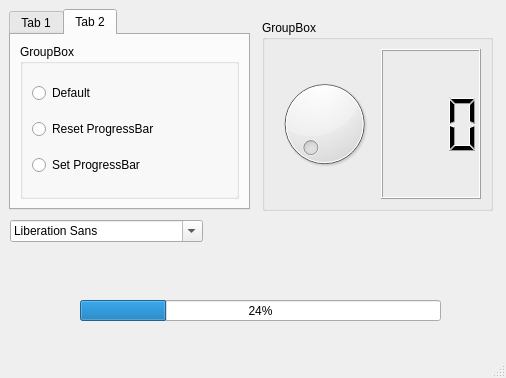
<?xml version="1.0" encoding="UTF-8"?>
<ui version="4.0">
 <class>MainWindow</class>
 <widget class="QMainWindow" name="MainWindow">
  <property name="geometry">
   <rect>
    <x>0</x>
    <y>0</y>
    <width>506</width>
    <height>378</height>
   </rect>
  </property>
  <property name="windowTitle">
   <string>MainWindow</string>
  </property>
  <widget class="QWidget" name="centralwidget">
   <widget class="QProgressBar" name="progressBar">
    <property name="geometry">
     <rect>
      <x>80</x>
      <y>300</y>
      <width>361</width>
      <height>21</height>
     </rect>
    </property>
    <property name="value">
     <number>24</number>
    </property>
   </widget>
   <widget class="QTabWidget" name="Tab2">
    <property name="geometry">
     <rect>
      <x>9</x>
      <y>9</y>
      <width>241</width>
      <height>201</height>
     </rect>
    </property>
    <property name="currentIndex">
     <number>1</number>
    </property>
    <widget class="QWidget" name="tab">
     <attribute name="title">
      <string>Tab 1</string>
     </attribute>
     <widget class="QWidget" name="">
      <property name="geometry">
       <rect>
        <x>0</x>
        <y>0</y>
        <width>481</width>
        <height>311</height>
       </rect>
      </property>
      <layout class="QVBoxLayout" name="verticalLayout">
       <item>
        <widget class="QDateEdit" name="dateEdit">
         <property name="alignment">
          <set>Qt::AlignCenter</set>
         </property>
        </widget>
       </item>
       <item>
        <widget class="QCalendarWidget" name="calendarWidget"/>
       </item>
      </layout>
     </widget>
    </widget>
    <widget class="QWidget" name="tab_2">
     <attribute name="title">
      <string>Tab 2</string>
     </attribute>
     <layout class="QVBoxLayout" name="verticalLayout_2">
      <item>
       <widget class="QGroupBox" name="groupBox">
        <property name="title">
         <string>GroupBox</string>
        </property>
        <layout class="QVBoxLayout" name="verticalLayout_3">
         <item>
          <widget class="QRadioButton" name="radioButton">
           <property name="text">
            <string>Default</string>
           </property>
          </widget>
         </item>
         <item>
          <widget class="QRadioButton" name="radioButton_2">
           <property name="text">
            <string>Reset ProgressBar</string>
           </property>
          </widget>
         </item>
         <item>
          <widget class="QRadioButton" name="radioButton_3">
           <property name="text">
            <string>Set ProgressBar</string>
           </property>
          </widget>
         </item>
        </layout>
       </widget>
      </item>
     </layout>
    </widget>
   </widget>
   <widget class="QGroupBox" name="groupBox_2">
    <property name="geometry">
     <rect>
      <x>262</x>
      <y>20</y>
      <width>231</width>
      <height>191</height>
     </rect>
    </property>
    <property name="title">
     <string>GroupBox</string>
    </property>
    <layout class="QHBoxLayout" name="horizontalLayout_2">
     <item>
      <widget class="QDial" name="dial"/>
     </item>
     <item>
      <widget class="QLCDNumber" name="lcdNumber">
       <property name="digitCount">
        <number>3</number>
       </property>
      </widget>
     </item>
    </layout>
   </widget>
   <widget class="QWidget" name="">
    <property name="geometry">
     <rect>
      <x>10</x>
      <y>220</y>
      <width>193</width>
      <height>61</height>
     </rect>
    </property>
    <layout class="QVBoxLayout" name="verticalLayout_4">
     <item>
      <widget class="QFontComboBox" name="fontComboBox"/>
     </item>
     <item>
      <widget class="QLabel" name="label">
       <property name="font">
        <font>
         <pointsize>10</pointsize>
         <weight>75</weight>
         <bold>true</bold>
        </font>
       </property>
       <property name="text">
        <string/>
       </property>
      </widget>
     </item>
    </layout>
   </widget>
  </widget>
  <widget class="QMenuBar" name="menubar">
   <property name="geometry">
    <rect>
     <x>0</x>
     <y>0</y>
     <width>506</width>
     <height>21</height>
    </rect>
   </property>
  </widget>
  <widget class="QStatusBar" name="statusbar"/>
 </widget>
 <resources/>
 <connections>
  <connection>
   <sender>radioButton_2</sender>
   <signal>clicked()</signal>
   <receiver>progressBar</receiver>
   <slot>reset()</slot>
   <hints>
    <hint type="sourcelabel">
     <x>83</x>
     <y>145</y>
    </hint>
    <hint type="destinationlabel">
     <x>248</x>
     <y>330</y>
    </hint>
   </hints>
  </connection>
  <connection>
   <sender>dial</sender>
   <signal>valueChanged(int)</signal>
   <receiver>lcdNumber</receiver>
   <slot>display(int)</slot>
   <hints>
    <hint type="sourcelabel">
     <x>336</x>
     <y>145</y>
    </hint>
    <hint type="destinationlabel">
     <x>416</x>
     <y>133</y>
    </hint>
   </hints>
  </connection>
  <connection>
   <sender>fontComboBox</sender>
   <signal>activated(QString)</signal>
   <receiver>label</receiver>
   <slot>setText(QString)</slot>
   <hints>
    <hint type="sourcelabel">
     <x>41</x>
     <y>254</y>
    </hint>
    <hint type="destinationlabel">
     <x>44</x>
     <y>288</y>
    </hint>
   </hints>
  </connection>
 </connections>
</ui>
